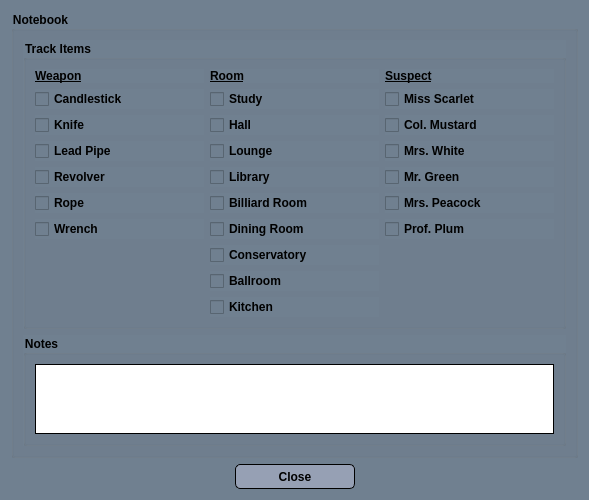
<?xml version="1.0" encoding="UTF-8"?>
<ui version="4.0">
 <class>NotebookDialog</class>
 <widget class="QDialog" name="NotebookDialog">
  <property name="geometry">
   <rect>
    <x>0</x>
    <y>0</y>
    <width>589</width>
    <height>457</height>
   </rect>
  </property>
  <property name="windowTitle">
   <string>Dialog</string>
  </property>
  <property name="styleSheet">
   <string notr="true">QWidget {
background-color: rgb(112,128,144);
}

QLabel {
color: black;
font-weight: bold;
}

QComboBox {
color: black;
background-color:  rgb(150,160,180) ;
border-width: 1px;
border-style: solid;
padding: 1px 0px 1px 3px;
}

QPushButton {
color: rgb(0,0,0);
font-weight: bold;
background-color: rgb(150,160,180);
border: 1px solid black;
border-radius: 5px;
}

QPushButton:hover {
color: rgb(0,0,0);
font-weight: bold;
background-color: rgb(250,250,250);
border: 1px solid black;
border-radius: 5px;
}

QPushButton:disabled {
color: darkgrey;
font-weight: bold;
background-color:lightgrey;
border: 1px solid darkgrey;
border-radius: 5px;
}

QGroupBox {
font-weight: bold;
}

QCheckBox {
font-weight: bold;
}

QCheckBox:checked {
color: darkgrey; 
}

QCheckBox:unchecked {
color: black; 
}

</string>
  </property>
  <layout class="QVBoxLayout" name="verticalLayout_2">
   <item>
    <widget class="QGroupBox" name="gbNotebook">
     <property name="title">
      <string>Notebook</string>
     </property>
     <layout class="QVBoxLayout" name="verticalLayout_3">
      <item>
       <widget class="QGroupBox" name="gbTrackItems">
        <property name="title">
         <string>Track Items</string>
        </property>
        <layout class="QGridLayout" name="gridLayout">
         <item row="6" column="1">
          <widget class="QCheckBox" name="chDiningRoom">
           <property name="text">
            <string>Dining Room</string>
           </property>
          </widget>
         </item>
         <item row="8" column="1">
          <widget class="QCheckBox" name="chBallroom">
           <property name="text">
            <string>Ballroom</string>
           </property>
          </widget>
         </item>
         <item row="4" column="1">
          <widget class="QCheckBox" name="chLibrary">
           <property name="text">
            <string>Library</string>
           </property>
          </widget>
         </item>
         <item row="7" column="1">
          <widget class="QCheckBox" name="chConservatory">
           <property name="text">
            <string>Conservatory</string>
           </property>
          </widget>
         </item>
         <item row="5" column="1">
          <widget class="QCheckBox" name="chBilliardRoom">
           <property name="text">
            <string>Billiard Room</string>
           </property>
          </widget>
         </item>
         <item row="1" column="0">
          <widget class="QCheckBox" name="chCandlestick">
           <property name="text">
            <string>Candlestick</string>
           </property>
           <property name="checked">
            <bool>false</bool>
           </property>
          </widget>
         </item>
         <item row="1" column="1">
          <widget class="QCheckBox" name="chStudy">
           <property name="text">
            <string>Study</string>
           </property>
          </widget>
         </item>
         <item row="3" column="2">
          <widget class="QCheckBox" name="chMrsWihte">
           <property name="text">
            <string>Mrs. White</string>
           </property>
          </widget>
         </item>
         <item row="4" column="2">
          <widget class="QCheckBox" name="chMrGreen">
           <property name="text">
            <string>Mr. Green</string>
           </property>
          </widget>
         </item>
         <item row="5" column="2">
          <widget class="QCheckBox" name="chMrsPeacock">
           <property name="text">
            <string>Mrs. Peacock</string>
           </property>
          </widget>
         </item>
         <item row="1" column="2">
          <widget class="QCheckBox" name="chMissScarlet">
           <property name="text">
            <string>Miss Scarlet</string>
           </property>
          </widget>
         </item>
         <item row="0" column="1">
          <widget class="QLabel" name="lbRoom">
           <property name="font">
            <font>
             <weight>75</weight>
             <bold>true</bold>
             <underline>true</underline>
            </font>
           </property>
           <property name="text">
            <string>Room</string>
           </property>
           <property name="alignment">
            <set>Qt::AlignLeading|Qt::AlignLeft|Qt::AlignVCenter</set>
           </property>
          </widget>
         </item>
         <item row="0" column="0">
          <widget class="QLabel" name="lbWeapon">
           <property name="font">
            <font>
             <weight>75</weight>
             <bold>true</bold>
             <underline>true</underline>
            </font>
           </property>
           <property name="text">
            <string>Weapon</string>
           </property>
           <property name="alignment">
            <set>Qt::AlignLeading|Qt::AlignLeft|Qt::AlignVCenter</set>
           </property>
          </widget>
         </item>
         <item row="2" column="2">
          <widget class="QCheckBox" name="chColMustard">
           <property name="text">
            <string>Col. Mustard</string>
           </property>
          </widget>
         </item>
         <item row="0" column="2">
          <widget class="QLabel" name="lbSuspect">
           <property name="font">
            <font>
             <weight>75</weight>
             <bold>true</bold>
             <underline>true</underline>
            </font>
           </property>
           <property name="text">
            <string>Suspect</string>
           </property>
           <property name="alignment">
            <set>Qt::AlignLeading|Qt::AlignLeft|Qt::AlignVCenter</set>
           </property>
          </widget>
         </item>
         <item row="6" column="2">
          <widget class="QCheckBox" name="chProfPlum">
           <property name="text">
            <string>Prof. Plum</string>
           </property>
          </widget>
         </item>
         <item row="2" column="1">
          <widget class="QCheckBox" name="chHall">
           <property name="text">
            <string>Hall</string>
           </property>
          </widget>
         </item>
         <item row="3" column="1">
          <widget class="QCheckBox" name="chLounge">
           <property name="text">
            <string>Lounge</string>
           </property>
          </widget>
         </item>
         <item row="9" column="1">
          <widget class="QCheckBox" name="chKitchen">
           <property name="text">
            <string>Kitchen</string>
           </property>
          </widget>
         </item>
         <item row="2" column="0">
          <widget class="QCheckBox" name="chKnife">
           <property name="text">
            <string>Knife</string>
           </property>
          </widget>
         </item>
         <item row="3" column="0">
          <widget class="QCheckBox" name="chLeadPipe">
           <property name="text">
            <string>Lead Pipe</string>
           </property>
          </widget>
         </item>
         <item row="4" column="0">
          <widget class="QCheckBox" name="chRevolver">
           <property name="text">
            <string>Revolver</string>
           </property>
          </widget>
         </item>
         <item row="5" column="0">
          <widget class="QCheckBox" name="chRope">
           <property name="text">
            <string>Rope</string>
           </property>
          </widget>
         </item>
         <item row="6" column="0">
          <widget class="QCheckBox" name="chWrench">
           <property name="text">
            <string>Wrench</string>
           </property>
          </widget>
         </item>
        </layout>
       </widget>
      </item>
      <item>
       <widget class="QGroupBox" name="gbNotes">
        <property name="title">
         <string>Notes</string>
        </property>
        <layout class="QVBoxLayout" name="verticalLayout">
         <item>
          <widget class="QTextEdit" name="teNotes">
           <property name="styleSheet">
            <string notr="true">QTextEdit {
color: black;
background-color: white;
border: 1px solid black;
}</string>
           </property>
           <property name="horizontalScrollBarPolicy">
            <enum>Qt::ScrollBarAlwaysOff</enum>
           </property>
          </widget>
         </item>
        </layout>
       </widget>
      </item>
     </layout>
    </widget>
   </item>
   <item>
    <layout class="QHBoxLayout" name="horizontalLayout">
     <item>
      <spacer name="horizontalSpacer_2">
       <property name="orientation">
        <enum>Qt::Horizontal</enum>
       </property>
       <property name="sizeHint" stdset="0">
        <size>
         <width>40</width>
         <height>20</height>
        </size>
       </property>
      </spacer>
     </item>
     <item>
      <widget class="QPushButton" name="btnClose">
       <property name="minimumSize">
        <size>
         <width>120</width>
         <height>25</height>
        </size>
       </property>
       <property name="text">
        <string>Close</string>
       </property>
      </widget>
     </item>
     <item>
      <spacer name="horizontalSpacer">
       <property name="orientation">
        <enum>Qt::Horizontal</enum>
       </property>
       <property name="sizeHint" stdset="0">
        <size>
         <width>40</width>
         <height>20</height>
        </size>
       </property>
      </spacer>
     </item>
    </layout>
   </item>
  </layout>
 </widget>
 <resources/>
 <connections/>
</ui>
